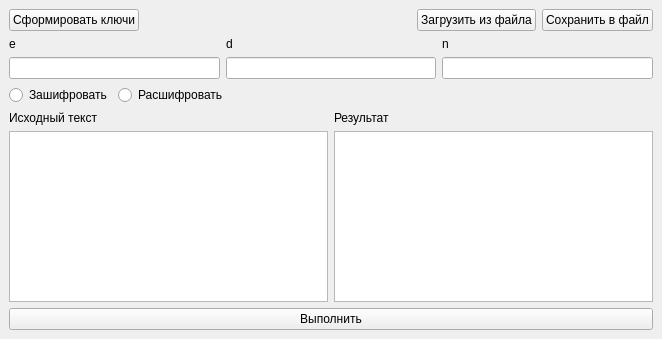
<?xml version="1.0" encoding="UTF-8"?>
<ui version="4.0">
 <class>MainWindow</class>
 <widget class="QMainWindow" name="MainWindow">
  <property name="geometry">
   <rect>
    <x>0</x>
    <y>0</y>
    <width>662</width>
    <height>339</height>
   </rect>
  </property>
  <property name="windowTitle">
   <string>MainWindow</string>
  </property>
  <widget class="QWidget" name="centralwidget">
   <layout class="QVBoxLayout" name="verticalLayout_6">
    <item>
     <layout class="QHBoxLayout" name="horizontalLayout_5" stretch="0,0,0">
      <item>
       <widget class="QPushButton" name="generateKeysBtn">
        <property name="text">
         <string>Сформировать ключи</string>
        </property>
       </widget>
      </item>
      <item>
       <spacer name="horizontalSpacer">
        <property name="orientation">
         <enum>Qt::Orientation::Horizontal</enum>
        </property>
        <property name="sizeHint" stdset="0">
         <size>
          <width>40</width>
          <height>20</height>
         </size>
        </property>
       </spacer>
      </item>
      <item>
       <layout class="QHBoxLayout" name="horizontalLayout">
        <item>
         <widget class="QPushButton" name="loadFileBtn">
          <property name="text">
           <string>Загрузить из файла</string>
          </property>
         </widget>
        </item>
        <item>
         <widget class="QPushButton" name="saveFileBtn">
          <property name="text">
           <string>Сохранить в файл</string>
          </property>
         </widget>
        </item>
       </layout>
      </item>
     </layout>
    </item>
    <item>
     <layout class="QHBoxLayout" name="horizontalLayout_3">
      <item>
       <layout class="QVBoxLayout" name="verticalLayout">
        <item>
         <widget class="QLabel" name="eLabel">
          <property name="text">
           <string>e</string>
          </property>
         </widget>
        </item>
        <item>
         <widget class="QLineEdit" name="eValueLineEdit"/>
        </item>
       </layout>
      </item>
      <item>
       <layout class="QVBoxLayout" name="verticalLayout_2">
        <item>
         <widget class="QLabel" name="dLabel">
          <property name="text">
           <string>d</string>
          </property>
         </widget>
        </item>
        <item>
         <widget class="QLineEdit" name="dValueLineEdit"/>
        </item>
       </layout>
      </item>
      <item>
       <layout class="QVBoxLayout" name="verticalLayout_3">
        <item>
         <widget class="QLabel" name="nLabel">
          <property name="text">
           <string>n</string>
          </property>
         </widget>
        </item>
        <item>
         <widget class="QLineEdit" name="nValueLineEdit"/>
        </item>
       </layout>
      </item>
     </layout>
    </item>
    <item>
     <layout class="QHBoxLayout" name="horizontalLayout_6">
      <item>
       <layout class="QHBoxLayout" name="horizontalLayout_2">
        <item>
         <widget class="QRadioButton" name="encryptRadioBtn">
          <property name="text">
           <string>Зашифровать</string>
          </property>
         </widget>
        </item>
        <item>
         <widget class="QRadioButton" name="decryptRadioBtn">
          <property name="text">
           <string>Расшифровать</string>
          </property>
         </widget>
        </item>
       </layout>
      </item>
      <item>
       <spacer name="horizontalSpacer_2">
        <property name="orientation">
         <enum>Qt::Orientation::Horizontal</enum>
        </property>
        <property name="sizeHint" stdset="0">
         <size>
          <width>40</width>
          <height>20</height>
         </size>
        </property>
       </spacer>
      </item>
     </layout>
    </item>
    <item>
     <layout class="QHBoxLayout" name="horizontalLayout_4">
      <item>
       <layout class="QVBoxLayout" name="verticalLayout_4">
        <item>
         <widget class="QLabel" name="inputLabel">
          <property name="text">
           <string>Исходный текст</string>
          </property>
         </widget>
        </item>
        <item>
         <widget class="QPlainTextEdit" name="inputTextEdit"/>
        </item>
       </layout>
      </item>
      <item>
       <layout class="QVBoxLayout" name="verticalLayout_5">
        <item>
         <widget class="QLabel" name="resultLabel">
          <property name="text">
           <string>Результат</string>
          </property>
         </widget>
        </item>
        <item>
         <widget class="QPlainTextEdit" name="resultTextEdit"/>
        </item>
       </layout>
      </item>
     </layout>
    </item>
    <item>
     <widget class="QPushButton" name="showResultBtn">
      <property name="text">
       <string>Выполнить</string>
      </property>
     </widget>
    </item>
   </layout>
  </widget>
 </widget>
 <resources/>
 <connections/>
</ui>
